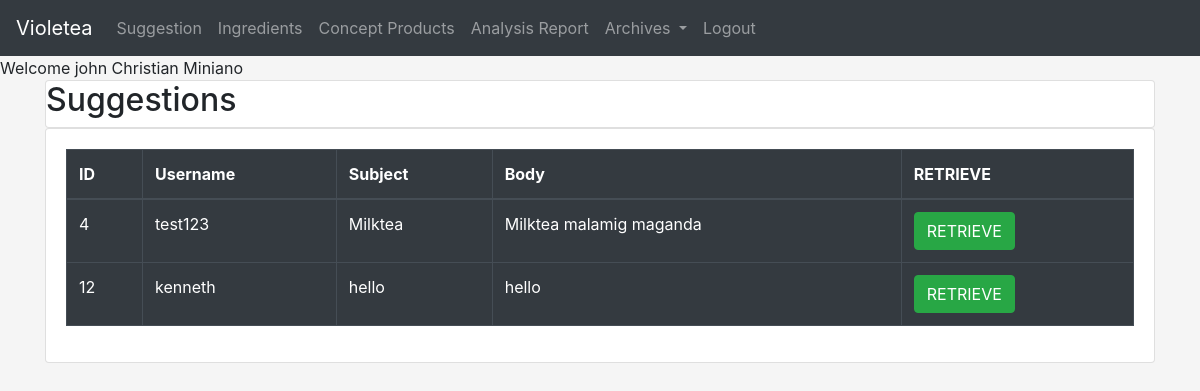
The page /product-development-system/webpage/retrieve-user.php (signed in) on the database as committed earlier.
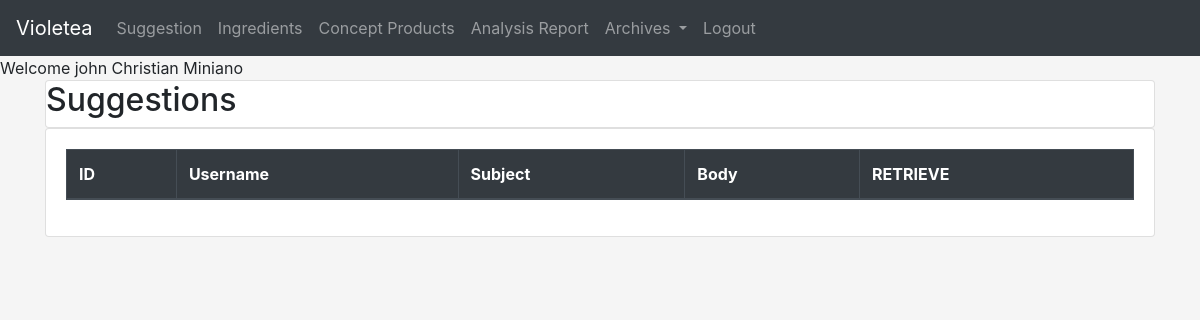
The same page on the database as committed later.
### tables this page shows
CREATE TABLE `tbl_feedback` (
  `id` int(11) NOT NULL,
  `username` varchar(255) DEFAULT NULL,
  `subject` varchar(255) DEFAULT NULL,
  `body` varchar(255) DEFAULT NULL,
  `archive` varchar(255) DEFAULT NULL
);

### product-development-system/webpage/retrieve-user.php (the view, shortened to what this page needs)
<!DOCTYPE html>
<html lang="en">
<head>
	<link rel="stylesheet" href="https://stackpath.bootstrapcdn.com/bootstrap/4.2.1/css/bootstrap.min.css">
    <link rel="stylesheet" href="https://cdn.datatables.net/1.10.18/css/dataTables.bootstrap4.min.css">
</head>
<body style="background-color: whitesmoke;">
<nav class="navbar navbar-expand-lg navbar-dark bg-dark">
  <a class="navbar-brand" href="suggestion.php">Violetea</a>
  <div class="collapse navbar-collapse" id="navbarSupportedContent">
    <ul class="navbar-nav mr-auto">
      <li class="nav-item">
        <a class="nav-link" href="suggestion.php">Suggestion </a>
      </li>
      <li class="nav-item">
        <a class="nav-link" href="ingredient.php">Ingredients</a>
      </li>
      <li class="nav-item">
        <a class="nav-link" href="product-concept.php">Concept Products</a>
      </li>
	  <li class="nav-item">
        <a class="nav-link" href="analysis-report.php">Analysis Report</a>
      </li>
	  <li class="nav-item dropdown">
        <a class="nav-link dropdown-toggle" href="#" id="navbarDropdown" role="button" data-toggle="dropdown" aria-haspopup="true" aria-expanded="false">
          Archives
        </a>
      </li>
      <li class="nav-item">
        <a class="nav-link" href="logout.php">Logout</a>
      </li>
    </ul>
  </div>
</nav>
<?php
    if($_SESSION['username']){
		echo "Welcome " . $_SESSION["username"];
	}else{
		header("location: ../index.php");
	}
?>
	<div class="container">
            <div class="card">
                <h2> Suggestions </h2>
            </div>
            <div class="card">
                <div class="card-body">
                    <?php
                include_once '../webpage/includes/db-connection.php';
                $query = "select * from `tbl_feedback` where archive ='true'";
                $query_run = mysqli_query($conn, $query);
            ?>
                    <table id="datatableid" class="table table-bordered table-dark">
                        <thead>
                            <tr>
                                <th scope="col"> ID</th>
                                <th scope="col">Username</th>
                                <th scope="col">Subject </th>
                                <th scope="col">Body</th>
                                <th scope="col"> RETRIEVE </th>
                            </tr>
                        </thead>
						<tbody>
                        <?php
                if($query_run)
                {
                    foreach($query_run as $row)
                    {
            ?>
                            <tr>
                                <td> <?php echo $row['id']; ?> </td>
                                <td> <?php echo $row['username']; ?> </td>
                                <td> <?php echo $row['subject']; ?> </td>
                                <td> <?php echo $row['body']; ?> </td>
                                <td>
                                    <button type="button" class="btn btn-success retrievebtn"> RETRIEVE </button>
                                </td>
                            </tr>
                        <?php
                    }
                }
                else
                {
                    echo "No Record Found";
                }
            ?>
			            </tbody>
                    </table>
                </div>
            </div>
    </div><br><br>
</body>
</html>

Rows that differ between the two databases and show on the page:
no longer on this page (row edited): tbl_feedback: id "4", username "test123", subject "Milktea", body "Milktea malamig maganda"
no longer on this page (row edited): tbl_feedback: id "12", username "kenneth", subject "hello", body "hello"
